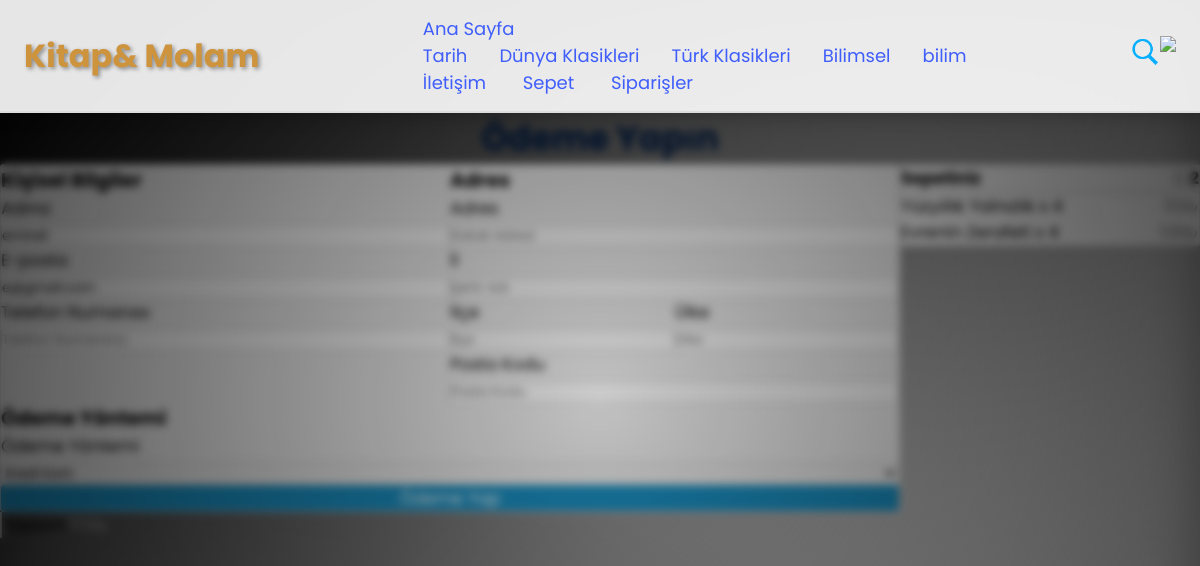
Page /checkout.php (signed in) on the committed database.
### tables this page shows
CREATE TABLE `cart` (
  `id` int(100) NOT NULL,
  `book_id` int(20) NOT NULL,
  `user_id` int(100) NOT NULL,
  `name` varchar(50) NOT NULL,
  `price` int(20) NOT NULL,
  `image` varchar(25) NOT NULL,
  `quantity` int(25) NOT NULL,
  `total` double(10,2) NOT NULL,
  `date` datetime NOT NULL DEFAULT current_timestamp()
);

### checkout.php (the view, shortened to what this page needs)
<?php
include 'config.php';
$user_id = $_SESSION['user_id'] ?? null;
$user_name = $_SESSION['user_name'] ?? 'Misafir';
$user_email = $_SESSION['user_email'] ?? '';
?>
<!DOCTYPE html>
<html>
<head>
  <link rel="stylesheet" href="https://cdnjs.cloudflare.com/ajax/libs/font-awesome/4.7.0/css/font-awesome.min.css">
</head>
<body>
  <?php include 'index_header.php'; ?>
  <h1 class="title" style="text-align:center; margin-top:2rem; margin-bottom:2rem; font-size: 34px; color:#001c45">Ödeme
    Yapın</h1>
  <div class="row">
    <div class="col-75">
      <div class="container">
        <form action="" method="post">
          <div class="row">
            <div class="col-50">
              <h3>Kişisel Bilgiler</h3>
              <label for="firstname">Adınız</label>
              <input type="text" id="firstname" name="firstname" placeholder="Adınız" value="<?php echo $user_name ?>" required>
              <label for="email">E-posta</label>
              <input type="text" id="email" name="email" placeholder="E-posta Adresiniz" value="<?php echo $user_email ?>" required>
              <label for="number">Telefon Numarası</label>
              <input type="text" id="number" name="number" placeholder="Telefon Numaranız" required>
            </div>
            <div class="col-50">
              <h3>Adres</h3>
              <label for="address">Adres</label>
              <input type="text" id="address" name="address" placeholder="Sokak Adresi" required>
              <label for="city">İl</label>
              <input type="text" id="city" name="city" placeholder="Şehir Adı" required>
              <div class="row">
                <div class="col-50">
                  <label for="state">İlçe</label>
                  <input type="text" id="state" name="state" placeholder="İlçe" required>
                </div>
                <div class="col-50">
                  <label for="country">Ülke</label>
                  <input type="text" id="country" name="country" placeholder="Ülke" required>
                </div>
              </div>
              <label for="pincode">Posta Kodu</label>
              <input type="text" id="pincode" name="pincode" placeholder="Posta Kodu" required>
            </div>
          </div>
          <h3>Ödeme Yöntemi</h3>
          <label for="method">Ödeme Yöntemi</label>
          <select id="method" name="method">
            <option value="Credit Card">Kredi Kartı</option>
          </select>
          <input type="submit" value="Ödeme Yap" class="btn" name="checkout">
        </form>
      </div>
    </div>
    <div class="col-25">
  <div class="container">
    <?php
    $cart_query = mysqli_query($conn, "SELECT * FROM `cart` WHERE user_id = '$user_id'") or die('Sorgu Hatası');
    ?>
    <h4>Sepetiniz
      <span class="price" style="color:black">
        <i class="fa fa-shopping-cart"></i>
        <b><?php echo mysqli_num_rows($cart_query); ?></b>
      </span>
    </h4>
    <hr>
    <?php
    $total = 0;
    if (mysqli_num_rows($cart_query) > 0) {
      while ($cart_item = mysqli_fetch_assoc($cart_query)) {
        echo '
          <p>' . htmlspecialchars($cart_item['name']) . ' x ' . $cart_item['quantity'] . '
          <span class="price">' . $cart_item['price'] . '₺</span></p>
        ';
        $total += ($cart_item['price'] * $cart_item['quantity']);
      }
    } else {
      echo '<p>Sepetiniz boş!</p>';
    }
    ?>
  </div>
</div>
        <hr>
        <p>Toplam <span class="price"><b><?php echo $total; ?>₺</b></span></p>
      </div>
</body>
</html>

### css/hello.css (style rules this page uses)
* { margin: 0 !important; padding: 0 !important; font-family: "Poppins", sans-serif !important; box-sizing: border-box !important; text-decoration: none !important; }
body { background: linear-gradient(135deg, #000000, #ffffff) !important; min-height: 100vh !important; width: 100% !important; background-size: cover !important; background-attachment: fixed !important; overflow-x: hidden !important; position: relative !important; }
body::before { content: "" !important; position: absolute !important; top: 0 !important; left: 0 !important; width: 100% !important; height: 100% !important; background-image: url("https://www.transparenttextures.com/patterns/noise.png") !important; opacity: 0.05 !important; z-index: 1 !important; pointer-events: none !important; }
body::after { content: "" !important; position: absolute !important; top: 0 !important; left: 0 !important; width: 100% !important; height: 100% !important; background: radial-gradient(circle, rgba(0, 0, 0, 0.2), rgba(0, 0, 0, 0.7)) !important; z-index: 2 !important; pointer-events: none !important; backdrop-filter: blur(4px) !important; }

### checkout.php (style rules this page uses)
body { font-family: Arial; font-size: 17px; padding: 8px; overflow-x: hidden; }
* { box-sizing: border-box; }
.row { display: -ms-flexbox; display: flex; -ms-flex-wrap: wrap; flex-wrap: wrap; margin: 0 -16px; padding: 30px; }
.col-25 { -ms-flex: 25%; flex: 25%; }
.col-50 { -ms-flex: 50%; flex: 50%; }
.col-75 { -ms-flex: 75%; flex: 75%; }
.col-25, .col-50, .col-75 { padding: 0 16px; }
.container { background-color: #f2f2f2; padding: 5px 20px 15px 20px; border: 1px solid lightgrey; border-radius: 3px; }
input[type=text], select { width: 100%; margin-bottom: 20px; padding: 12px; border: 1px solid #ccc; border-radius: 3px; }
label { margin-bottom: 10px; display: block; color: black; }
.btn { background-color: rgb(28 146 197); color: white; padding: 12px; margin: 10px 0; border: none; width: 100%; border-radius: 3px; cursor: pointer; font-size: 17px; }
hr { border: 1px solid lightgrey; }
span.price { float: right; color: grey; }

### index_header.php (style rules this page uses)
body { background: linear-gradient(135deg, #3f5efb, #fc466b); min-height: 100vh; width: 100%; background-size: cover; background-attachment: fixed; overflow-x: hidden; position: relative; box-shadow: inset 0 0 50px rgba(0, 0, 0, 0.3); }
body::before { content: ""; position: absolute; top: 0; left: 0; width: 100%; height: 100%; background-image: url("https://www.transparenttextures.com/patterns/noise.png"); opacity: 0.05; z-index: 1; pointer-events: none; }

### rows in the picture
cart: name "Yüzyıllık Yalnızlık", quantity "4"
cart: name "Evrenin Zerafeti", quantity "4"

### other values in the picture
$category_name "Tarih"
$category_name "Dünya Klasikleri"
$category_name "Türk Klasikleri"
$category_name "Bilimsel"
$category_name "bilim"
mysqli_num_rows($cart_query) "2"
